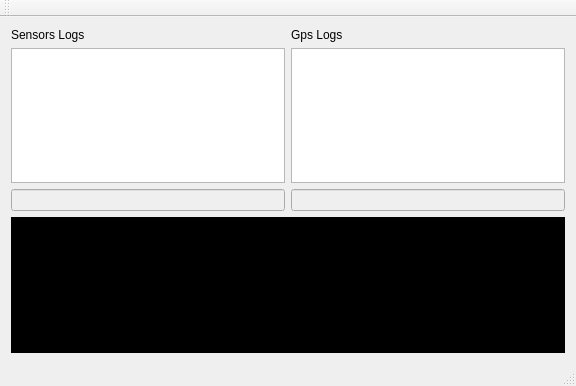
<?xml version="1.0" encoding="UTF-8"?>
<ui version="4.0">
 <class>MainWindow</class>
 <widget class="QMainWindow" name="MainWindow">
  <property name="geometry">
   <rect>
    <x>0</x>
    <y>0</y>
    <width>576</width>
    <height>386</height>
   </rect>
  </property>
  <property name="windowTitle">
   <string>MainWindow</string>
  </property>
  <widget class="QWidget" name="centralWidget">
   <layout class="QGridLayout" name="gridLayout">
    <item row="0" column="0">
     <widget class="QLabel" name="label">
      <property name="text">
       <string>Sensors Logs</string>
      </property>
     </widget>
    </item>
    <item row="0" column="1">
     <widget class="QLabel" name="label_2">
      <property name="text">
       <string>Gps Logs</string>
      </property>
     </widget>
    </item>
    <item row="1" column="1">
     <widget class="QTableView" name="tableView_2"/>
    </item>
    <item row="1" column="0">
     <widget class="QTableView" name="tableView"/>
    </item>
    <item row="2" column="0">
     <widget class="QLineEdit" name="lineEditA">
      <property name="enabled">
       <bool>false</bool>
      </property>
     </widget>
    </item>
    <item row="2" column="1">
     <widget class="QLineEdit" name="lineEditB">
      <property name="enabled">
       <bool>false</bool>
      </property>
     </widget>
    </item>
    <item row="3" column="0" colspan="2">
     <widget class="QPlainTextEdit" name="plainTextEdit">
      <property name="styleSheet">
       <string notr="true">background-color:black;
color:white;</string>
      </property>
     </widget>
    </item>
   </layout>
  </widget>
  <widget class="QMenuBar" name="menuBar">
   <property name="geometry">
    <rect>
     <x>0</x>
     <y>0</y>
     <width>576</width>
     <height>21</height>
    </rect>
   </property>
  </widget>
  <widget class="QToolBar" name="mainToolBar">
   <attribute name="toolBarArea">
    <enum>TopToolBarArea</enum>
   </attribute>
   <attribute name="toolBarBreak">
    <bool>false</bool>
   </attribute>
  </widget>
  <widget class="QStatusBar" name="statusBar"/>
 </widget>
 <layoutdefault spacing="6" margin="11"/>
 <resources/>
 <connections/>
</ui>
